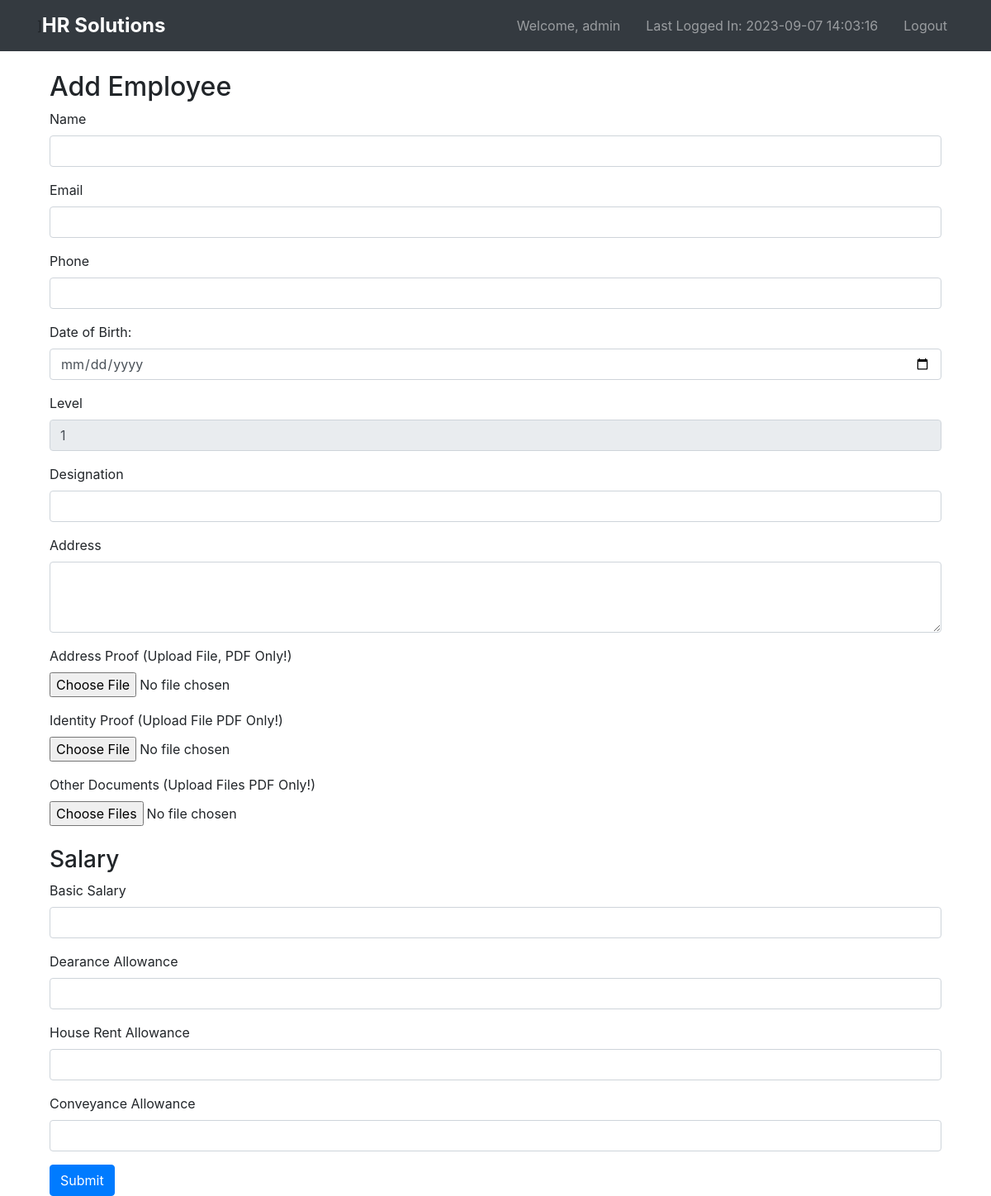
Page /add_employee (signed in) on the committed database.
### app.py (models this page shows)
class User(db.Model, UserMixin):
    id = db.Column(db.Integer, primary_key=True)
    username = db.Column(db.String(20), nullable=False, unique=True)
    password = db.Column(db.String(80), nullable=False)
    name = db.Column(db.String(80), nullable=False)
    email = db.Column(db.String(80), nullable=False)
    phone = db.Column(db.Integer, nullable=False)
    dob = db.Column(db.Date)
    level = db.Column(db.Integer, nullable=False)
    last_login = db.Column(db.DateTime)
    attendance = db.Column(db.Text)
    designation = db.Column(db.Text)
    address = db.Column(db.Text)
    address_proof = db.Column(db.Text)
    identity_proof = db.Column(db.Text)
    other_documents = db.Column(db.Text)
    basic_salary = db.Column(db.Integer)
    dearance_allowance = db.Column(db.Integer)
    house_rent_allowance = db.Column(db.Integer)
    conveyance_allowance = db.Column(db.Integer)
    manager = db.Column(db.Integer)

### app.py (the view, shortened to what this page needs)
@app.route('/add_employee', methods=['GET', 'POST'])
@login_required
def add_employee():
    return render_template("add_employee.html")

### app.py (called while the page is built)
@login_manager.user_loader
def load_user(user_id):
    return User.query.get(int(user_id))

### templates/add_employee.html
{% extends "base.html" %}
{% block content %}
<div class="container mt-4">
  <h2>Add Employee</h2>
  <form method="POST" enctype="multipart/form-data">
    <div class="form-group">
      <label for="name">Name</label>
      <input type="text" class="form-control" id="name" name="name" required>
    </div>
    <div class="form-group">
      <label for="email">Email</label>
      <input type="email" class="form-control" id="email" name="email" required>
    </div>
    <div class="form-group">
      <label for="phone">Phone</label>
      <input type="tel" class="form-control" id="phone" name="phone" required>
    </div>
     <div class="form-group">
      <label for="dob">Date of Birth:</label>
      <input type="date" class="form-control" id="dob" name="dob" required>
    </div>
    <div class="form-group">
      <label for="level">Level</label>
      <input type="number" class="form-control" id="level" name="level" value="{{ current_user.level + 1 }}" readonly>
    </div>
    <div class="form-group">
      <label for="designation">Designation</label>
      <input type="text" class="form-control" id="designation" name="designation" required>
    </div>
    <div class="form-group">
      <label for="address">Address</label>
      <textarea class="form-control" id="address" name="address" rows="3" required></textarea>
    </div>
    <div class="form-group">
      <label for="addressProof">Address Proof (Upload File, PDF Only!)</label>
      <input type="file" class="form-control-file" id="addressProof" name="addressProof" accept=".pdf" required>
    </div>
    <div class="form-group">
      <label for="identityProof">Identity Proof (Upload File PDF Only!)</label>
      <input type="file" class="form-control-file" id="identityProof" name="identityProof" accept=".pdf" required>
    </div>
    <div class="form-group">
      <label for="otherDocuments">Other Documents (Upload Files PDF Only!)</label>
      <input type="file" class="form-control-file" id="otherDocuments" name="otherDocuments" accept=".pdf" multiple>
    </div>
    <h3 class="mt-4">Salary</h3>
    <div class="form-group">
      <label for="basicSalary">Basic Salary</label>
      <input type="number" class="form-control" id="basicSalary" name="basicSalary" required>
    </div>
    <div class="form-group">
      <label for="dearanceAllowance">Dearance Allowance</label>
      <input type="number" class="form-control" id="dearanceAllowance" name="dearanceAllowance" required>
    </div>
    <div class="form-group">
      <label for="houseRentAllowance">House Rent Allowance</label>
      <input type="number" class="form-control" id="houseRentAllowance" name="houseRentAllowance" required>
    </div>
    <div class="form-group">
      <label for="conveyanceAllowance">Conveyance Allowance</label>
      <input type="number" class="form-control" id="conveyanceAllowance" name="conveyanceAllowance" required>
    </div>
    <button type="submit" class="btn btn-primary">Submit</button>
  </form>
</div>
{% endblock %}

### templates/base.html (shortened to what this page needs)
<!DOCTYPE html>
<html lang="en">
<head>
    <link rel="stylesheet" href="https://stackpath.bootstrapcdn.com/bootstrap/4.5.2/css/bootstrap.min.css">
    <link rel="stylesheet" href="{{ url_for('static', filename='css/styles.css') }}">
    <link rel="stylesheet" href="https://cdnjs.cloudflare.com/ajax/libs/font-awesome/5.15.4/css/all.min.css">
</head>
<body>
    <nav class="navbar navbar-expand-lg navbar-dark bg-dark">
        <div class="container">
           ] <a class="navbar-brand" href="{{ url_for('dashboard') }}">HR Solutions</a>
            <ul class="navbar-nav ml-auto">
                <li class="nav-item">
                    <a class="nav-link" href="#">Welcome, {{ current_user.name }}</a>
                </li>
                <li class="nav-item">
                    <a class="nav-link" href="#">Last Logged In: {{ current_user.last_login.strftime('%Y-%m-%d %H:%M:%S') }}</a>
                </li>
                <li class="nav-item">
                    <a class="nav-link" href="{{ url_for('logout') }}">Logout</a>
                </li>
            </ul>
        </div>
    </nav>
    <div class="container mt-4">
        {% block content %}
        {% endblock %}
    </div>
</body>
</html>

### static/css/styles.css (style rules this page uses)
.navbar-brand { font-size: 24px; font-weight: bold; }
.navbar-nav .nav-item { margin-left: 15px; }
.nav-link { color: #fff; }

### rows in the picture
User: name "admin", last_login "2023-09-07 14:03:16", level "1"
